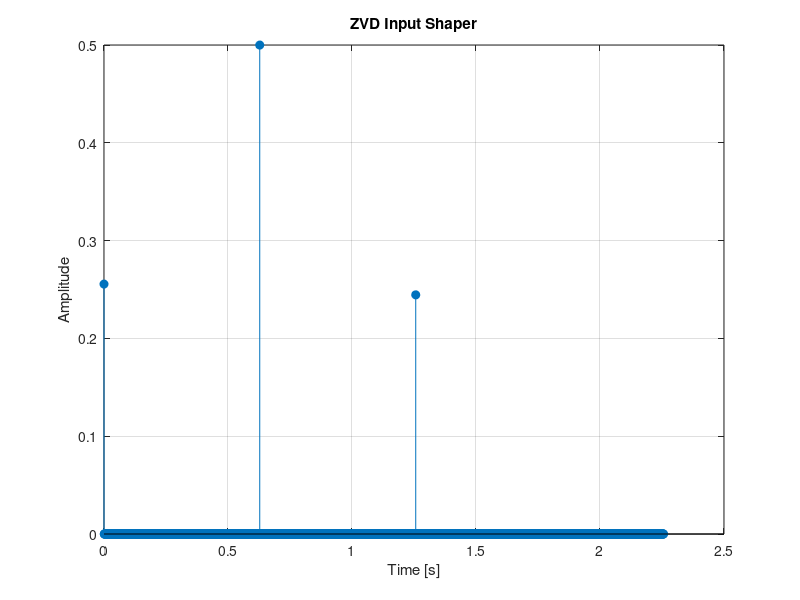
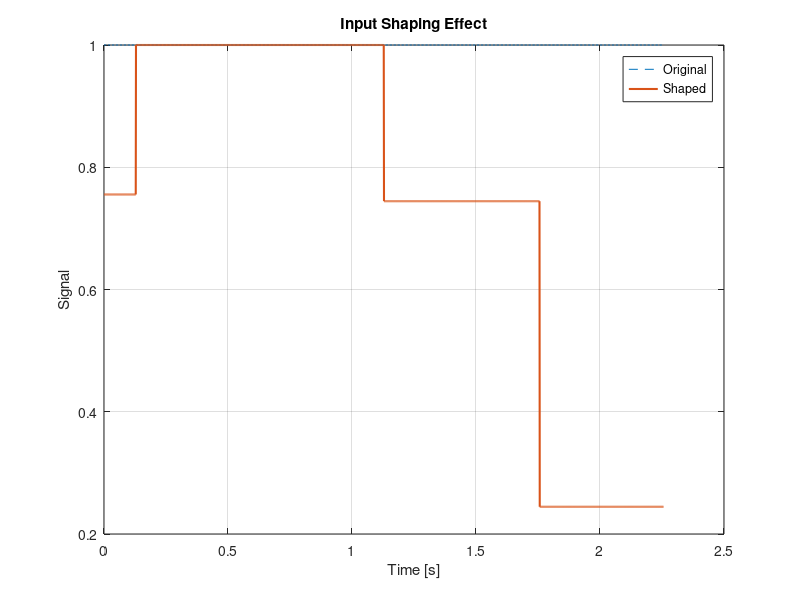

Here is the MATLAB script that generated these plots, in order:
%% ZVD Input Shaper Design for Gantry Crane Pendulum
clear; clc;

%% =========================
% 1) USER INPUT (CHOOSE ONE)
% ==========================

mode = "manual";  
% "manual"  -> you enter wn and zeta
% "data"    -> estimate from measured signal

%% =========================
% 2) PARAMETERS
% ==========================

if mode == "manual"
    % ---- MANUAL INPUT ----
    wn = 5;        % natural frequency [rad/s]
    zeta = 0.007;     % damping ratio [-]

elseif mode == "data"
    % ---- LOAD YOUR DATA ----
    % t  -> time vector [s]
    % theta -> pendulum angle [rad]
    load('pendulum_data.mat');  
    
    % Find peaks
    [pks, locs] = findpeaks(theta, t);

    % Use first two peaks for log decrement
    theta1 = pks(1);
    theta2 = pks(2);

    delta = log(theta1 / theta2);

    % Damping ratio
    zeta = delta / sqrt(4*pi^2 + delta^2);

    % Period from peak spacing
    T = locs(2) - locs(1);

    % Natural frequency
    wn = 2*pi / T;

else
    error("Invalid mode selected");
end

wd = wn * sqrt(1 - zeta^2);

K = exp(-zeta * pi / sqrt(1 - zeta^2))

%% =========================
% 4) ZVD SHAPER COEFFICIENTS
% ==========================

A1 = 1 / (1 + K)^2;
A2 = 2*K / (1 + K)^2;
A3 = K^2 / (1 + K)^2;

t1 = 0;
t2 = pi / wd;
t3 = 2*pi / wd;

%% =========================
% 5) VALIDATION CHECKS
% ==========================

fprintf('--- ZVD SHAPER ---\n');
fprintf('wn   = %.4f rad/s\n', wn);
fprintf('zeta = %.4f\n', zeta);
fprintf('wd   = %.4f rad/s\n\n', wd);

fprintf('Amplitudes:\n');
fprintf('A1 = %.4f\n', A1);
fprintf('A2 = %.4f\n', A2);
fprintf('A3 = %.4f\n', A3);

fprintf('\nTimes:\n');
fprintf('t1 = %.4f s\n', t1);
fprintf('t2 = %.4f s\n', t2);
fprintf('t3 = %.4f s\n', t3);

fprintf('\nSum of amplitudes = %.4f\n', A1 + A2 + A3);

%% =========================
% 6) CREATE DISCRETE SHAPER
% ==========================

% Define time vector for visualization
t_sim = 0:0.001:(t3 + 1);

% Create impulse-like signal
u = zeros(size(t_sim));
[~, idx1] = min(abs(t_sim - t1));
[~, idx2] = min(abs(t_sim - t2));
[~, idx3] = min(abs(t_sim - t3));

u(idx1) = A1;
u(idx2) = A2;
u(idx3) = A3;

%% =========================
% 7) PLOT SHAPER
% ==========================

figure;
stem(t_sim, u, 'filled');
xlabel('Time [s]');
ylabel('Amplitude');
title('ZVD Input Shaper');
grid on;

%% =========================
% 8) OPTIONAL: APPLY SHAPER
% ==========================

% Example: shaping a step input
r = ones(size(t_sim));

% Convolution (discrete approximation)
r_shaped = conv(r, u, 'same');

figure;
plot(t_sim, r, '--', 'DisplayName', 'Original');
hold on;
plot(t_sim, r_shaped, 'LineWidth', 1.5, 'DisplayName', 'Shaped');
legend;
xlabel('Time [s]');
ylabel('Signal');
title('Input Shaping Effect');
grid on;
